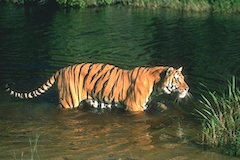
#> input picture examples/data/BSDS300/108073_smaller.jpg, 240 x 160 px
$ python test.py
#> lines starting #> are read from the running program, lines starting #| are printed output that depends on the picture; after the words box and inside, x2 and y2 are one past the last pixel; in counts of white or black regions, pixels touching at a corner belong together
### util/util.py
from skimage.metrics import peak_signal_noise_ratio
import numpy as np
from methods.solver import phase_retrieval

# [17 lines left out: function calculate_psnr, not called in this run]

def reconstructImage(image, mag, padding_key, method, steps=2000):
    assert method == 'gs' or method == 'hio' or method == 'oss',\
    'method must be \'gs\', \'hio\' or \'oss\''
    if method == 'gs':
        mode = 'gs'
        beta = 1
    elif method == 'hio':
        mode = 'hybrid'
        beta = 0.8
    elif method == 'oss':
        mode = 'oss'
        beta = 0.8
    if padding_key is None:
        width = None
    else:
        w1 = (padding_key.shape[0]-image.shape[0])//2
        w2 = (padding_key.shape[1]-image.shape[1])//2
        width = (w1,w2)

    image_recon_full = phase_retrieval(mag=mag, mask=padding_key, mode=mode,beta=beta, max_steps=steps)
    img_recon_clipped = np.clip(image_recon_full, a_min=0, a_max=1.)
    psnr, image_recon, _  = calculate_psnr(img_recon_clipped, image, width)
    return image_recon, psnr

def padImage(image,width=None):
    if width is None:
        w1 = image.shape[0]//2
        w2 = image.shape[1]//2
    else:
        w1,w2 = width
    padding_key = np.pad(np.ones(image.shape),((w1,w1),(w2,w2)))
    image_padded = np.pad(image,((w1,w1),(w2,w2)))

    return image_padded, padding_key

### examples/test.py
import numpy as np
from imageio import imread
from skimage import color
import matplotlib.pyplot as plt
import skimage.io as io
from util.util import reconstructImage, padImage

# [31 lines left out: function plotDigits, not called in this run]

def runLargeImage(small = False, noise = 0, iterations = 10000):
    # Read images
#> called with small = False, noise = 0, iterations = 10000
    image = imread('data/BSDS300/108073_smaller.jpg')
#> image is the input picture: shape (160, 240, 3); mean R, G, B 73.6, 77.3, 53.1
    image = color.rgb2gray(image)
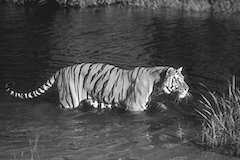
#> image: shape (160, 240) float64; min 0.0025, max 0.999, mean 0.293

    # small section
    if small:
        image = image[20:90,20:90]

    # Pad Image
    image_padded, padding_key = padImage(image)
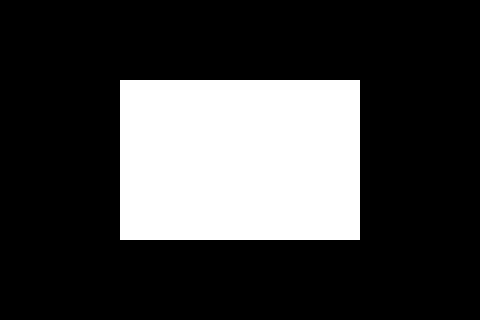
#> padding_key: shape (320, 480) float64; values 0 (black) and 1 (white), 25% white; 1 white region, box (x1, y1, x2, y2) and area: (120, 80, 360, 240) 38400

    # Compute FFT image
    mag = np.abs(np.fft.fft2(image_padded))
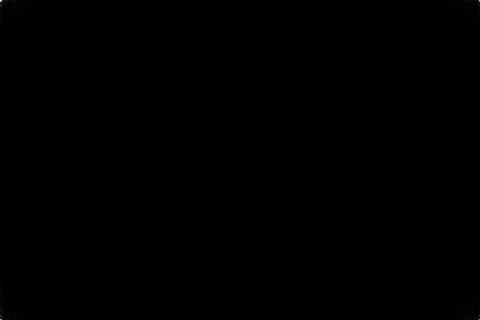
#> mag: shape (320, 480) float64; min 0.0323, max 11254.4, mean 15; drawn with min black and max white

    # Add noise to FFT magnitudes
    mag = mag + np.random.normal(0,noise,mag.shape)

    # Initialize arrays
    image_data = [None]*3
    psnrs = [None]*3

    # GE
    image_data[0], psnrs[0] = reconstructImage(image, mag,padding_key,'gs',steps=iterations)

    # Hybrid
    image_data[1], psnrs[1] = reconstructImage(image, mag,padding_key,'hio',steps=iterations)
    # OSS
    image_data[2], psnrs[2] = reconstructImage(image, mag,padding_key,'oss',steps=iterations)

    # Save images
    io.imsave('outputs/original' + str(noise) + '.png', np.clip(image*255, a_min=0, a_max=255.))
    io.imsave('outputs/gs_mask' + str(noise) + '.png', np.clip(image_data[0]*255, a_min=0, a_max=255.))
    io.imsave('outputs/hio_mask' + str(noise) + '.png', np.clip(image_data[1]*255, a_min=0, a_max=255.))
    io.imsave('outputs/oss_mask'+ str(noise) + '.png', np.clip(image_data[2]*255, a_min=0, a_max=255.))
    print('PSNR')
    print('GS:', psnrs[0], ' HIO:',psnrs[1],' OSS:', psnrs[2])
    return psnrs

# [52 lines left out: function runMNIST, not called in this run]


def main():

    # tests big image
    runLargeImage(iterations=10000)
#> (the call stopped at in reconstructImage, `image_recon_full = phase_retrieval(mag=mag, mask=padding_key, mode=mod..`: methods is not available in this run)
    runLargeImage(iterations=20000)
#> (the call stopped at in reconstructImage, `image_recon_full = phase_retrieval(mag=mag, mask=padding_key, mode=mod..`: methods is not available in this run)

    allPsnrs = []
    # tests noise
    for _ in range(10):
        allPsnrs.append(runLargeImage(small = True, noise = 1))
#> call 3 of runLargeImage, with small = True, noise = 1, iterations = 10000
#> in runLargeImage (call 3), `image = image[20:90,20:90]`:
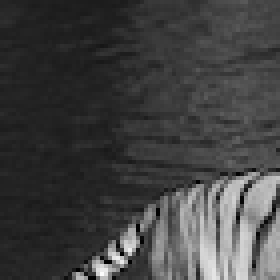
#> image: shape (70, 70) float64 (shown 4 times larger); min 0.00614, max 0.99, mean 0.257
#> in padImage (call 3), `image_padded = np.pad(image,((w1,w1),(w2,w2)))`:
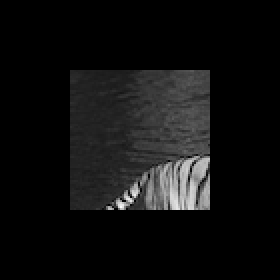
#> image_padded: shape (140, 140) float64 (shown 2 times larger); min 0, max 0.99, mean 0.0642
#> in runLargeImage (call 3), `image_padded, padding_key = padImage(image)`:
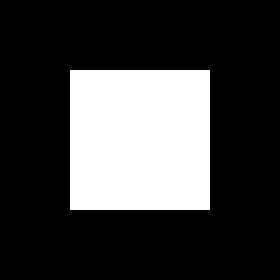
#> padding_key: shape (140, 140) float64 (shown 2 times larger); values 0 (black) and 1 (white), 25% white; 1 white region, box (x1, y1, x2, y2) and area: (35, 35, 105, 105) 4900
#> in runLargeImage (call 3), `mag = np.abs(np.fft.fft2(image_padded))`:
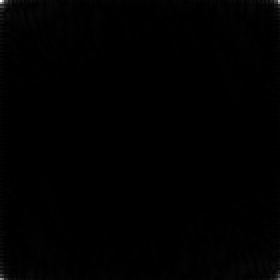
#> mag: shape (140, 140) float64 (shown 2 times larger); min 0.0282, max 1258.6, mean 6.1; drawn with min black and max white
#> (the call stopped at in reconstructImage, `image_recon_full = phase_retrieval(mag=mag, mask=padding_key, mode=mod..`: methods is not available in this run)

    print(allPsnrs)
    print(np.mean(np.array(allPsnrs),axis=0))

    # runs MNIST plots
    runMNIST()


# Using the special variable
# __name__
if __name__=="__main__":
#> (the run stopped early here; a loop or call above may not have finished)
